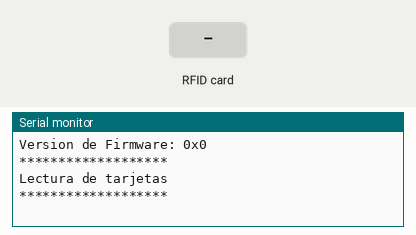
This sketch was run on a simulated Arduino Uno, built with avr-gcc and run on an emulated ATmega328P. On the bench: the last lines printed to the serial monitor. The inputs (shaded band) are chosen by the test bench.

Above: at 1.2 s.
1.3 s: RFID card 5E 7A 19 C4 held to the reader
At 3.17 s:
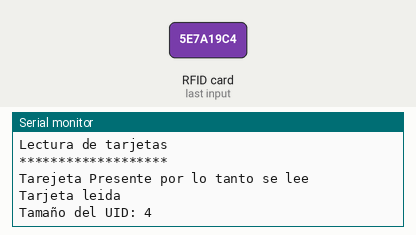
At 3.6 s:
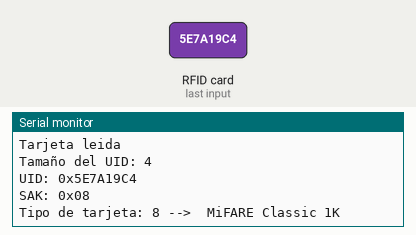

Measured:
- after the input at 1.3 s, the serial monitor: prints a new line after 1.8 s (image 1)

The sketch:

LecturaTarjetas.ino
```cpp
/*******************************************************************************************
 *  Autor: Fco. Javier Rodriguez Navarro
 *  WEB: www.pinguytaz.net
 *
 *  Descripción:  Lee e identifica el tipo de tarjeta.
 *
 * ---------------------------------------
 *             MFRC522      Arduino
 * ---------------------------------------
 * SPI SS      SDA(SS)      D10
 * SPI MOSI    MOSI         D11 / ICSP-4
 * SPI MISO    MISO         D12 / ICSP-1
 * SPI SCK     SCK          D13 / ICSP-3
 *
 **************************************************************************************************/
#include <MFRC522v2.h>
#include <MFRC522DriverSPI.h>
#include <MFRC522DriverPinSimple.h>
#include <MFRC522Debug.h>

MFRC522DriverPinSimple ss_pin(10);
MFRC522DriverSPI driver{ss_pin}; // Crea el Driver SPI.
MFRC522 mfrc522{driver};  // Crea la instancia

void setup()
{
  Serial.begin(9600);
  mfrc522.PCD_Init();  // Inicia la placa.

  byte version = mfrc522.PCD_GetVersion();
  Serial.print("Version de Firmware: 0x");
  Serial.println(version,HEX);

  Serial.println("*******************");
  Serial.println("Lectura de tarjetas");
  Serial.println("*******************");
}

void loop()
{
 	if (mfrc522.PICC_IsNewCardPresent())
  {
    Serial.println("Tarejeta Presente por lo tanto se lee");
    if (mfrc522.PICC_ReadCardSerial()) //Leemos realizando un Select de la tarjeta
    {
      Serial.println("Tarjeta leida");
      Serial.print("Tamaño del UID: ");
      Serial.println(mfrc522.uid.size);
      Serial.print("UID: 0x");
      for (int i =0 ; i<mfrc522.uid.size; i++ )
      {
        if(mfrc522.uid.uidByte[i] < 0x10) Serial.print("0");
        Serial.print(mfrc522.uid.uidByte[i],HEX);
      }
      Serial.println("");
      Serial.print("SAK: 0x");
      if(mfrc522.uid.sak < 0x10) Serial.print("0");
      Serial.println(mfrc522.uid.sak,HEX);

      // Analizamos SAK para ver el tipo de tarjeta.
      Serial.print("Tipo de tarjeta: ");
      byte tipo = mfrc522.uid.sak;
      Serial.print(tipo,HEX);
      Serial.print(" --> ");

      switch(tipo) // Uniendolo a tamaño UID Tabla5 https://www.nxp.com/docs/en/application-note/AN10833.pdf
      {
          case 0x00:
             Serial.println(" MiFARE UltraLigth / NTAG 2xx");
             break;
          case 0x04:
             Serial.println(" UID incompleto ");
             break;
          case 0x08:
             Serial.println(" MiFARE Classic 1K ");
             break;
          case 0x09:
             Serial.println(" MiFARE Mini ");
             break;
          case 0x10:
             Serial.println(" MiFARE Plus 2K SL2 ");
             break;
          case 0x11:
             Serial.println(" MiFARE Plus 4K SL2 ");
             break;
          case 0x18:
             Serial.println(" MiFARE Classic 4K ");
             break;
          case 0x19:
             Serial.println(" MiFARE Classic 2K ");
             break;
          case 0x20:
             Serial.println(" MiFARE Desfire / Plus / NTAG 4xx");
             break;
          default:
             Serial.println(" Desconocida ");

      }
    }
    else Serial.println("Error en la lectura de la tarjeta");
	}

  delay(3000);


  /*
 Serial.print(F("PICC type: "));
MFRC522::PICC_Type piccType = mfrc522.PICC_GetType(mfrc522.uid.sak);
 Serial.println(MFRC522Debug::PICC_GetTypeName(piccType));
    */


 }
```
